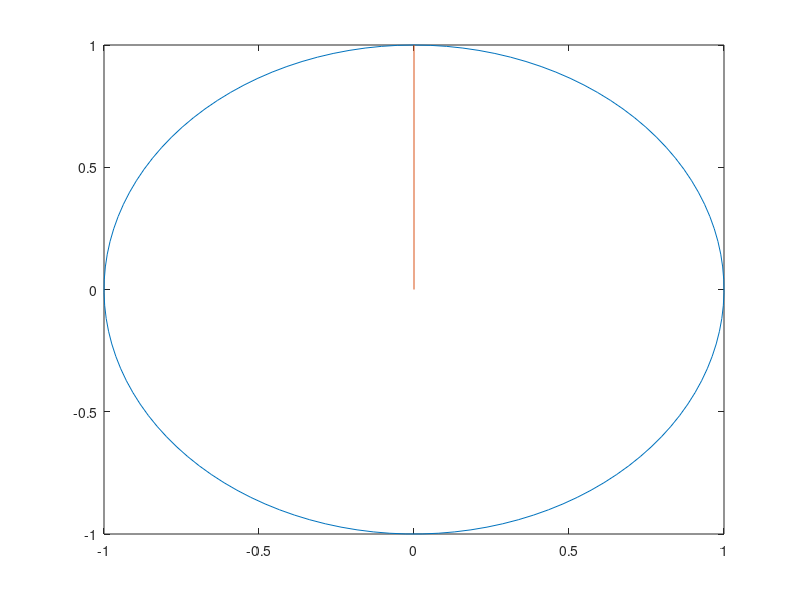

MATLAB code to generate this figure: (Note: this script raises an error after producing the figure.)
clear, clc, close all;

% Clock test

n = 120; theta = linspace(pi/2, 2*pi + pi/2, n);
a = 1; b = 1;
aX = a*cos(theta); aY = a*sin(theta);


for k = 1:n
    plot(aX, aY);
    hold on
    handX = [0, -aX(k)];
    handY = [0, aY(k)];
    plot(handX, handY);
    Frames(k) = getframe;
    hold off;
end
movie(Frames, 5, 2);
videoObj = VideoWriter('Clock');
open(videoObj);
writeVideo(videoObj, Frames);
close(videoObj);



